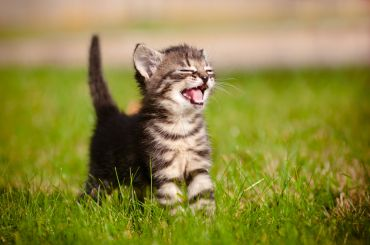
#> input picture ps0_python/input/ps0-1-a-1.png, 370 x 245 px, found by its file name
$ python ps0.py
#> lines starting #> are read from the running program, lines starting #| are printed output that depends on the picture
# -*- coding: utf-8 -*-
"""
Created on Sat Jan  7 14:20:34 2017

@author: alessandra
"""
import numpy as np
import cv2

#load images
kitty = cv2.imread('compvision_udacity/ps0_python/input/ps0-1-a-1.png')
#> kitty is the input picture: shape (245, 370, 3); mean B, G, R 63.3, 135, 141.6
wolfy = cv2.imread('compvision_udacity/ps0_python/input/ps0-1-a-2.png')
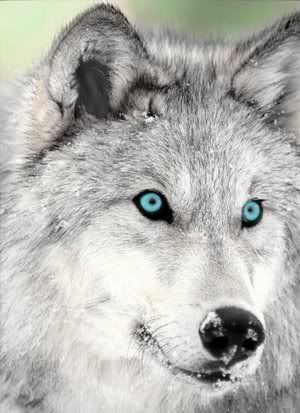
#> input picture ps0_python/input/ps0-1-a-2.png, 300 x 413 px, found by its file name
#> wolfy is the input picture: shape (413, 300, 3); mean B, G, R 175.7, 180.8, 181

#swap red and blue pixels image 1
kittyblue = kitty[:,:,0]
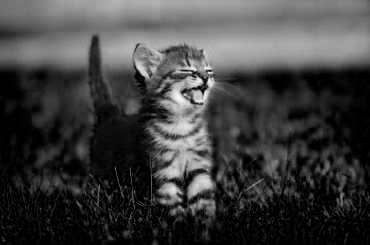
#> kittyblue: shape (245, 370); min 0, max 248, mean 63.3
kittyred = kitty[:,:,2]
kittyswap = kitty.copy()
kittyswap[:,:,0] = kittyred
kittyswap[:,:,2] = kittyblue
cv2.imwrite('compvision_udacity/ps0_python/output/ps0-2-a-1.png', kittyswap)

#monochrome green and red channel image 1
kittygreen = kitty[:,:,1]
cv2.imwrite('compvision_udacity/ps0_python/output/ps0-2-b-1.png', kittygreen)
cv2.imwrite('compvision_udacity/ps0_python/output/ps0-2-c-1.png', kittyred)

#monochrome green channel image 2
wolfygreen = wolfy[:,:,1]

#take 100x100 pixels from the center of monochrome image 1 and insert over center of image 2
kittycenter = np.array(kittygreen.shape)/2
#> kittycenter = [122.5, 185]
kittychunk = kittygreen[
    int(kittycenter[0] - 50):int(kittycenter[0] + 50),
    int(kittycenter[1] - 50):int(kittycenter[1] + 50),
]
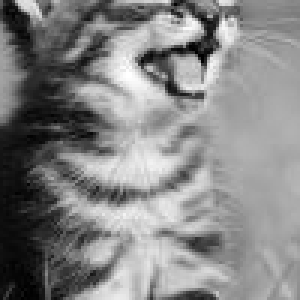
#> kittychunk: shape (100, 100) (shown 3 times larger); min 0, max 255, mean 132.9
wolfycenter = np.array(wolfygreen.shape)/2
#> wolfycenter = [206.5, 150]
wolfykitty = wolfygreen.copy()
wolfykitty[
    int(wolfycenter[0] - 50):int(wolfycenter[0] + 50),
    int(wolfycenter[1] - 50):int(wolfycenter[1] + 50),
] = kittychunk
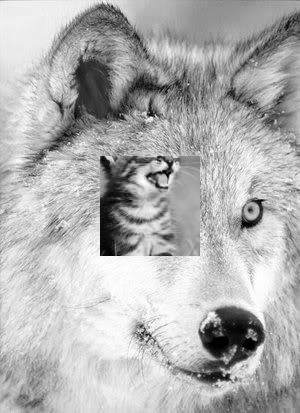
#> wolfykitty: shape (413, 300); min 0, max 255, mean 177.1
cv2.imwrite('compvision_udacity/ps0_python/output/ps0-3-a-1.png', wolfykitty)

#Arimethic and geometric operations
minvalue = kittygreen.min()
#> minvalue = 0
maxvalue = kittygreen.max()
#> maxvalue = 255
meanvalue = kittygreen.mean()
#> meanvalue = 135
stddev = kittygreen.std()
#> stddev = 44.32
kittyarithmetic = cv2.absdiff(kittygreen, meanvalue)
kittyarithmetic = cv2.divide(kittyarithmetic, stddev)
kittyarithmetic = cv2.multiply(kittyarithmetic, 10)
kittyarithmetic = cv2.add(kittyarithmetic, stddev)
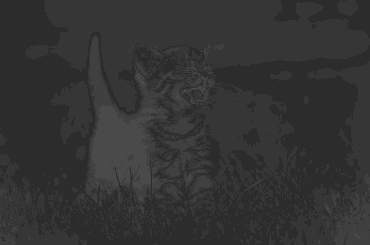
#> kittyarithmetic: shape (245, 370); min 44, max 74, mean 51.3
cv2.imwrite('compvision_udacity/ps0_python/output/ps0-4-b-1.png', kittyarithmetic)

#Shift to the left by 2 pixels and subtract
M = np.float32([[1,0,2],[0,1,0]])
rows, cols = kittygreen.shape
#> rows = 245; cols = 370
kittyshift = cv2.warpAffine(kittygreen,M,(cols, rows))
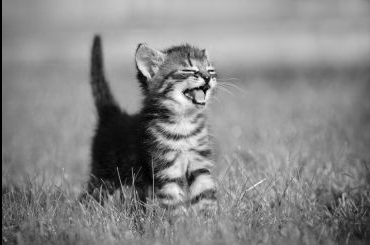
#> kittyshift: shape (245, 370); min 0, max 255, mean 134.5
cv2.imwrite('compvision_udacity/ps0_python/output/ps0-4-c-1.png', kittyshift)
kittysubs = cv2.subtract(kittygreen, kittyshift)
cv2.imwrite('compvision_udacity/ps0_python/output/ps0-4-d-1.png', kittysubs)

#adding noise to green and blue channel of image 1
im = np.zeros(kitty.shape, np.uint8)
gaussnoise = cv2.randn(im, (0, 1, 0), (0, 10, 0))
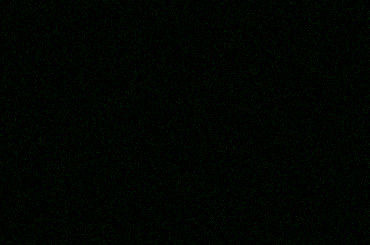
#> im: shape (245, 370, 3); mean of channels 0, 1, 2 0, 4.5, 0; drawn as B, G, R
kittynoise_green = cv2.add(kitty, gaussnoise)
cv2.imwrite('compvision_udacity/ps0_python/output/ps0-5-a-1.png', kittynoise_green)
im = np.zeros(kitty.shape, np.uint8)
gaussnoise = cv2.randn(im, (1, 0, 0), (10, 0, 0))
kittynoise_blue = cv2.add(kitty, gaussnoise)
cv2.imwrite('compvision_udacity/ps0_python/output/ps0-5-b-1.png', kittynoise_blue)
